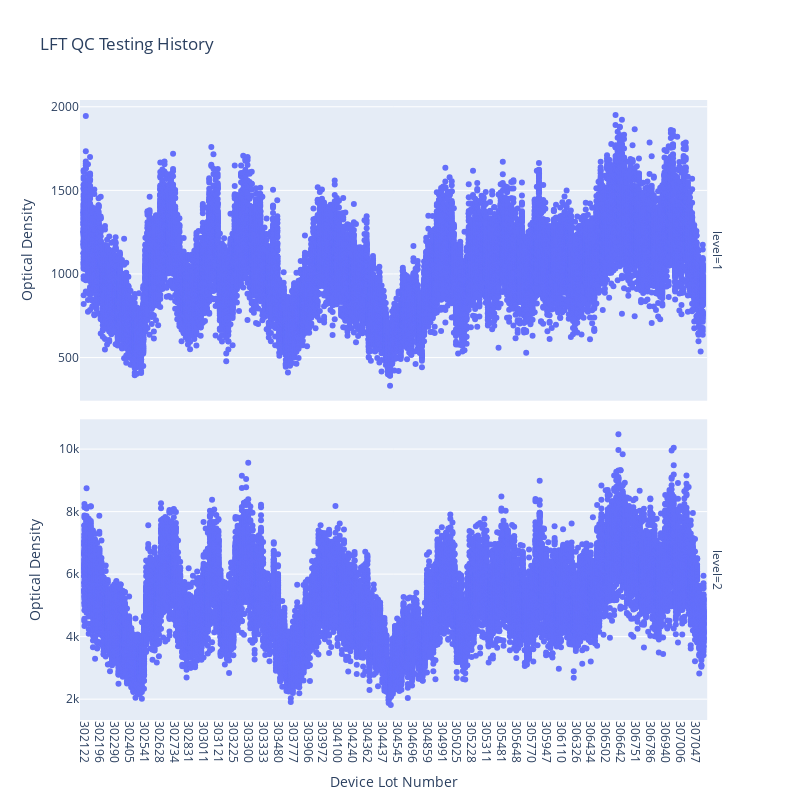

The notebook cell saved with this chart:
### Code cell
lots = df.lot.unique()[-20:]

fig = df.plot(
    kind = 'strip', 
    x = 'lot', 
    y = 'result', 
    facet_row = 'level',
    height = 800,
    width = 800,
    labels = {'lot': 'Device Lot Number', 'result': 'Optical Density'},
    title = 'LFT QC Testing History'
)
fig.update_xaxes(type='category', tickangle = 90)
fig.update_yaxes(matches = None)
fig.show()

### Figure 1 — Plotly figure (JSON) as saved in the notebook; plotly's stock layout.template omitted (floating-point values rounded to 4 significant figures; data arrays with more than 128 entries replaced by an {"elided": "..."} marker saying what was removed)
{"data": [{"alignmentgroup": "True", "boxpoints": "all", "fillcolor": "rgba(255,255,255,0)", "hoveron": "points", "hovertemplate": "level=1<br>Device Lot Number=%{x}<br>Optical Density=%{y}<extra></extra>", "legendgroup": "", "line": {"color": "rgba(255,255,255,0)"}, "marker": {"color": "#636efa"}, "name": "", "offsetgroup": "", "orientation": "v", "pointpos": 0, "showlegend": false, "type": "box", "x": {"elided": "29200 int values"}, "x0": " ", "xaxis": "x2", "y": {"elided": "29200 float values"}, "y0": " ", "yaxis": "y2"}, {"alignmentgroup": "True", "boxpoints": "all", "fillcolor": "rgba(255,255,255,0)", "hoveron": "points", "hovertemplate": "level=2<br>Device Lot Number=%{x}<br>Optical Density=%{y}<extra></extra>", "legendgroup": "", "line": {"color": "rgba(255,255,255,0)"}, "marker": {"color": "#636efa"}, "name": "", "offsetgroup": "", "orientation": "v", "pointpos": 0, "showlegend": false, "type": "box", "x": {"elided": "29200 int values"}, "x0": " ", "xaxis": "x", "y": {"elided": "29200 float values"}, "y0": " ", "yaxis": "y"}], "layout": {"annotations": [{"font": {}, "showarrow": false, "text": "level=2", "textangle": 90, "x": 0.98, "xanchor": "left", "xref": "paper", "y": 0.2425, "yanchor": "middle", "yref": "paper"}, {"font": {}, "showarrow": false, "text": "level=1", "textangle": 90, "x": 0.98, "xanchor": "left", "xref": "paper", "y": 0.7575, "yanchor": "middle", "yref": "paper"}], "boxmode": "group", "height": 800, "legend": {"tracegroupgap": 0}, "title": {"text": "LFT QC Testing History"}, "width": 800, "xaxis": {"anchor": "y", "domain": [0, 0.98], "tickangle": 90, "title": {"text": "Device Lot Number"}, "type": "category"}, "xaxis2": {"anchor": "y2", "domain": [0, 0.98], "matches": "x", "showticklabels": false, "tickangle": 90, "type": "category"}, "yaxis": {"anchor": "x", "domain": [0, 0.485], "title": {"text": "Optical Density"}}, "yaxis2": {"anchor": "x2", "domain": [0.515, 1], "title": {"text": "Optical Density"}}}}
